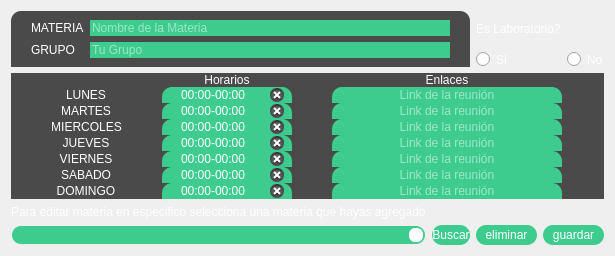
      <widget class="QWidget" name="page_2">
       <property name="styleSheet">
        <string notr="true">QWidget{
border-top-left-radius:0px;
border-top-right-radius:0px;
}

QLineEdit{

border-top-left-radius:10px;
border-top-right-radius:10px;

}</string>
       </property>
       <layout class="QGridLayout" name="gridLayout_8">
        <item row="0" column="0" colspan="2">
         <widget class="QFrame" name="frame">
          <property name="maximumSize">
           <size>
            <width>16777215</width>
            <height>70</height>
           </size>
          </property>
          <property name="styleSheet">
           <string notr="true">*{
background:#4A4A4A;
color:white;
 border-top-left-radius: 10px;
 border-top-right-radius: 10px;
 border-bottom-left-radius: 0px;
 border-bottom-right-radius: 0px;
}

QLineEdit{
 border-bottom-left-radius: 10px;
 border-bottom-right-radius: 10px;
background:#3DCC8E;
color:white;
}</string>
          </property>
          <property name="frameShape">
           <enum>QFrame::StyledPanel</enum>
          </property>
          <property name="frameShadow">
           <enum>QFrame::Raised</enum>
          </property>
          <layout class="QGridLayout" name="gridLayout_7">
           <property name="leftMargin">
            <number>20</number>
           </property>
           <property name="topMargin">
            <number>9</number>
           </property>
           <property name="rightMargin">
            <number>20</number>
           </property>
           <property name="bottomMargin">
            <number>9</number>
           </property>
           <item row="1" column="1">
            <widget class="QLineEdit" name="lineEdit_16">
             <property name="maximumSize">
              <size>
               <width>16777215</width>
               <height>30</height>
              </size>
             </property>
             <property name="placeholderText">
              <string>Tu Grupo </string>
             </property>
            </widget>
           </item>
           <item row="0" column="0">
            <widget class="QLabel" name="label_11">
             <property name="text">
              <string>MATERIA</string>
             </property>
            </widget>
           </item>
           <item row="1" column="0">
            <widget class="QLabel" name="label_12">
             <property name="text">
              <string>GRUPO</string>
             </property>
            </widget>
           </item>
           <item row="0" column="1">
            <widget class="QLineEdit" name="lineEdit_17">
             <property name="maximumSize">
              <size>
               <width>16777215</width>
               <height>30</height>
              </size>
             </property>
             <property name="placeholderText">
              <string>Nombre de la Materia</string>
             </property>
            </widget>
           </item>
          </layout>
         </widget>
        </item>
        <item row="1" column="0" colspan="4">
         <widget class="QFrame" name="frame_7">
          <property name="styleSheet">
           <string notr="true">

QFrame{
background:white;
}

QLineEdit{

background:rgb(170, 85, 255);
color:white;
}</string>
          </property>
          <property name="frameShape">
           <enum>QFrame::NoFrame</enum>
          </property>
          <property name="frameShadow">
           <enum>QFrame::Raised</enum>
          </property>
          <layout class="QGridLayout" name="gridLayout_4">
           <property name="leftMargin">
            <number>0</number>
           </property>
           <property name="topMargin">
            <number>0</number>
           </property>
           <property name="rightMargin">
            <number>0</number>
           </property>
           <property name="bottomMargin">
            <number>0</number>
           </property>
           <property name="spacing">
            <number>0</number>
           </property>
           <item row="0" column="1">
            <widget class="QFrame" name="frame_8">
             <property name="layoutDirection">
              <enum>Qt::LeftToRight</enum>
             </property>
             <property name="styleSheet">
              <string notr="true">QTimeEdit{
background:#3DCC8E;
color:black;

 border-top-right-radius: 15px;
 border-bottom-right-radius: 15px;
 border-bottom-left-radius:15px;



}

QLineEdit{
background:#3DCC8E;
color:white;
}

QFrame{
color:white;
background:#4A4A4A;
border-radius:0;
}</string>
             </property>
             <property name="frameShape">
              <enum>QFrame::NoFrame</enum>
             </property>
             <property name="frameShadow">
              <enum>QFrame::Plain</enum>
             </property>
             <layout class="QGridLayout" name="gridLayout_6">
              <property name="sizeConstraint">
               <enum>QLayout::SetMinimumSize</enum>
              </property>
              <property name="leftMargin">
               <number>0</number>
              </property>
              <property name="topMargin">
               <number>0</number>
              </property>
              <property name="rightMargin">
               <number>0</number>
              </property>
              <property name="bottomMargin">
               <number>0</number>
              </property>
              <property name="spacing">
               <number>0</number>
              </property>
              <item row="2" column="0">
               <widget class="QLabel" name="label_3">
                <property name="maximumSize">
                 <size>
                  <width>70</width>
                  <height>20</height>
                 </size>
                </property>
                <property name="text">
                 <string>LUNES</string>
                </property>
                <property name="alignment">
                 <set>Qt::AlignCenter</set>
                </property>
               </widget>
              </item>
              <item row="7" column="3">
               <widget class="QLineEdit" name="lineEdit_7">
                <property name="maximumSize">
                 <size>
                  <width>230</width>
                  <height>20</height>
                 </size>
                </property>
                <property name="alignment">
                 <set>Qt::AlignCenter</set>
                </property>
                <property name="placeholderText">
                 <string>Link de la reunión</string>
                </property>
                <property name="clearButtonEnabled">
                 <bool>true</bool>
                </property>
               </widget>
              </item>
              <item row="2" column="1">
               <widget class="QLineEdit" name="linLunes">
                <property name="maximumSize">
                 <size>
                  <width>130</width>
                  <height>30</height>
                 </size>
                </property>
                <property name="text">
                 <string>00:00-00:00</string>
                </property>
                <property name="maxLength">
                 <number>11</number>
                </property>
                <property name="echoMode">
                 <enum>QLineEdit::Normal</enum>
                </property>
                <property name="alignment">
                 <set>Qt::AlignCenter</set>
                </property>
                <property name="placeholderText">
                 <string>horario del lunes</string>
                </property>
                <property name="clearButtonEnabled">
                 <bool>true</bool>
                </property>
               </widget>
              </item>
              <item row="3" column="0">
               <widget class="QLabel" name="label_2">
                <property name="maximumSize">
                 <size>
                  <width>70</width>
                  <height>20</height>
                 </size>
                </property>
                <property name="text">
                 <string>MARTES</string>
                </property>
                <property name="alignment">
                 <set>Qt::AlignCenter</set>
                </property>
               </widget>
              </item>
              <item row="5" column="0">
               <widget class="QLabel" name="label_5">
                <property name="maximumSize">
                 <size>
                  <width>70</width>
                  <height>20</height>
                 </size>
                </property>
                <property name="text">
                 <string>JUEVES</string>
                </property>
                <property name="alignment">
                 <set>Qt::AlignCenter</set>
                </property>
               </widget>
              </item>
              <item row="8" column="1">
               <widget class="QLineEdit" name="lineDomingo">
                <property name="maximumSize">
                 <size>
                  <width>130</width>
                  <height>30</height>
                 </size>
                </property>
                <property name="text">
                 <string>00:00-00:00</string>
                </property>
                <property name="maxLength">
                 <number>11</number>
                </property>
                <property name="alignment">
                 <set>Qt::AlignCenter</set>
                </property>
                <property name="clearButtonEnabled">
                 <bool>true</bool>
                </property>
               </widget>
              </item>
              <item row="6" column="3">
               <widget class="QLineEdit" name="lineEdit_6">
                <property name="maximumSize">
                 <size>
                  <width>230</width>
                  <height>20</height>
                 </size>
                </property>
                <property name="alignment">
                 <set>Qt::AlignCenter</set>
                </property>
                <property name="placeholderText">
                 <string>Link de la reunión</string>
                </property>
                <property name="clearButtonEnabled">
                 <bool>true</bool>
                </property>
               </widget>
              </item>
              <item row="6" column="1">
               <widget class="QLineEdit" name="lineViernes">
                <property name="maximumSize">
                 <size>
                  <width>130</width>
                  <height>30</height>
                 </size>
                </property>
                <property name="text">
                 <string>00:00-00:00</string>
                </property>
                <property name="maxLength">
                 <number>11</number>
                </property>
                <property name="alignment">
                 <set>Qt::AlignCenter</set>
                </property>
                <property name="clearButtonEnabled">
                 <bool>true</bool>
                </property>
               </widget>
              </item>
              <item row="2" column="3">
               <widget class="QLineEdit" name="lineEdit_2">
                <property name="enabled">
                 <bool>true</bool>
                </property>
                <property name="maximumSize">
                 <size>
                  <width>230</width>
                  <height>20</height>
                 </size>
                </property>
                <property name="alignment">
                 <set>Qt::AlignCenter</set>
                </property>
                <property name="placeholderText">
                 <string>Link de la reunión</string>
                </property>
                <property name="clearButtonEnabled">
                 <bool>true</bool>
                </property>
               </widget>
              </item>
              <item row="5" column="3">
               <widget class="QLineEdit" name="lineEdit_5">
                <property name="maximumSize">
                 <size>
                  <width>230</width>
                  <height>20</height>
                 </size>
                </property>
                <property name="alignment">
                 <set>Qt::AlignCenter</set>
                </property>
                <property name="placeholderText">
                 <string>Link de la reunión</string>
                </property>
                <property name="clearButtonEnabled">
                 <bool>true</bool>
                </property>
               </widget>
              </item>
              <item row="8" column="3">
               <widget class="QLineEdit" name="lineEdit_8">
                <property name="maximumSize">
                 <size>
                  <width>230</width>
                  <height>20</height>
                 </size>
                </property>
                <property name="alignment">
                 <set>Qt::AlignCenter</set>
                </property>
                <property name="placeholderText">
                 <string>Link de la reunión</string>
                </property>
                <property name="clearButtonEnabled">
                 <bool>true</bool>
                </property>
               </widget>
              </item>
              <item row="5" column="1">
               <widget class="QLineEdit" name="lineJueves">
                <property name="maximumSize">
                 <size>
                  <width>130</width>
                  <height>30</height>
                 </size>
                </property>
                <property name="text">
                 <string>00:00-00:00</string>
                </property>
                <property name="maxLength">
                 <number>11</number>
                </property>
                <property name="alignment">
                 <set>Qt::AlignCenter</set>
                </property>
                <property name="clearButtonEnabled">
                 <bool>true</bool>
                </property>
               </widget>
              </item>
              <item row="7" column="1">
               <widget class="QLineEdit" name="lineSabado">
                <property name="maximumSize">
                 <size>
                  <width>130</width>
                  <height>30</height>
                 </size>
                </property>
                <property name="text">
                 <string>00:00-00:00</string>
                </property>
                <property name="maxLength">
                 <number>11</number>
                </property>
                <property name="alignment">
                 <set>Qt::AlignCenter</set>
                </property>
                <property name="clearButtonEnabled">
                 <bool>true</bool>
                </property>
               </widget>
              </item>
              <item row="7" column="0">
               <widget class="QLabel" name="label_7">
                <property name="maximumSize">
                 <size>
                  <width>70</width>
                  <height>20</height>
                 </size>
                </property>
                <property name="text">
                 <string>SABADO</string>
                </property>
                <property name="alignment">
                 <set>Qt::AlignCenter</set>
                </property>
               </widget>
              </item>
              <item row="1" column="3">
               <widget class="QLabel" name="label_18">
                <property name="maximumSize">
                 <size>
                  <width>16777215</width>
                  <height>20</height>
                 </size>
                </property>
                <property name="text">
                 <string>Enlaces</string>
                </property>
                <property name="alignment">
                 <set>Qt::AlignCenter</set>
                </property>
               </widget>
              </item>
              <item row="4" column="1">
               <widget class="QLineEdit" name="linMiercoles">
                <property name="maximumSize">
                 <size>
                  <width>130</width>
                  <height>30</height>
                 </size>
                </property>
                <property name="text">
                 <string>00:00-00:00</string>
                </property>
                <property name="maxLength">
                 <number>11</number>
                </property>
                <property name="alignment">
                 <set>Qt::AlignCenter</set>
                </property>
                <property name="clearButtonEnabled">
                 <bool>true</bool>
                </property>
               </widget>
              </item>
              <item row="6" column="0">
               <widget class="QLabel" name="label_6">
                <property name="maximumSize">
                 <size>
                  <width>70</width>
                  <height>20</height>
                 </size>
                </property>
                <property name="text">
                 <string>VIERNES</string>
                </property>
                <property name="alignment">
                 <set>Qt::AlignCenter</set>
                </property>
               </widget>
              </item>
              <item row="3" column="1">
               <widget class="QLineEdit" name="lineMartes">
                <property name="maximumSize">
                 <size>
                  <width>130</width>
                  <height>30</height>
                 </size>
                </property>
                <property name="text">
                 <string>00:00-00:00</string>
                </property>
                <property name="maxLength">
                 <number>11</number>
                </property>
                <property name="alignment">
                 <set>Qt::AlignCenter</set>
                </property>
                <property name="clearButtonEnabled">
                 <bool>true</bool>
                </property>
               </widget>
              </item>
              <item row="8" column="0">
               <widget class="QLabel" name="label_8">
                <property name="maximumSize">
                 <size>
                  <width>70</width>
                  <height>20</height>
                 </size>
                </property>
                <property name="text">
                 <string>DOMINGO</string>
                </property>
                <property name="alignment">
                 <set>Qt::AlignCenter</set>
                </property>
               </widget>
              </item>
              <item row="4" column="0">
               <widget class="QLabel" name="label_4">
                <property name="maximumSize">
                 <size>
                  <width>79</width>
                  <height>20</height>
                 </size>
                </property>
                <property name="text">
                 <string>MIERCOLES</string>
                </property>
                <property name="alignment">
                 <set>Qt::AlignCenter</set>
                </property>
               </widget>
              </item>
              <item row="4" column="3">
               <widget class="QLineEdit" name="lineEdit_4">
                <property name="maximumSize">
                 <size>
                  <width>230</width>
                  <height>20</height>
                 </size>
                </property>
                <property name="alignment">
                 <set>Qt::AlignCenter</set>
                </property>
                <property name="placeholderText">
                 <string>Link de la reunión</string>
                </property>
                <property name="clearButtonEnabled">
                 <bool>true</bool>
                </property>
               </widget>
              </item>
              <item row="3" column="3">
               <widget class="QLineEdit" name="lineEdit_3">
                <property name="maximumSize">
                 <size>
                  <width>230</width>
                  <height>20</height>
                 </size>
                </property>
                <property name="alignment">
                 <set>Qt::AlignCenter</set>
                </property>
                <property name="placeholderText">
                 <string>Link de la reunión</string>
                </property>
                <property name="clearButtonEnabled">
                 <bool>true</bool>
                </property>
               </widget>
              </item>
              <item row="1" column="1">
               <widget class="QLabel" name="label_19">
                <property name="text">
                 <string>Horarios</string>
                </property>
                <property name="alignment">
                 <set>Qt::AlignCenter</set>
                </property>
               </widget>
              </item>
             </layout>
            </widget>
           </item>
          </layout>
         </widget>
        </item>
        <item row="4" column="3">
         <widget class="QPushButton" name="pushButton_5">
          <property name="sizePolicy">
           <sizepolicy hsizetype="Preferred" vsizetype="Fixed">
            <horstretch>0</horstretch>
            <verstretch>0</verstretch>
           </sizepolicy>
          </property>
          <property name="maximumSize">
           <size>
            <width>110</width>
            <height>30</height>
           </size>
          </property>
          <property name="styleSheet">
           <string notr="true">*{
background:#3DCC8E;
color:white;
border-radius:10px;

}</string>
          </property>
          <property name="text">
           <string>guardar</string>
          </property>
          <property name="flat">
           <bool>false</bool>
          </property>
         </widget>
        </item>
        <item row="3" column="0">
         <widget class="QLabel" name="label_20">
          <property name="maximumSize">
           <size>
            <width>16777215</width>
            <height>15</height>
           </size>
          </property>
          <property name="styleSheet">
           <string notr="true">color:white;</string>
          </property>
          <property name="text">
           <string>Para editar materia en especifico selecciona una materia que hayas agregado</string>
          </property>
         </widget>
        </item>
        <item row="4" column="1">
         <widget class="QPushButton" name="pushButton_6">
          <property name="maximumSize">
           <size>
            <width>16777215</width>
            <height>30</height>
           </size>
          </property>
          <property name="styleSheet">
           <string notr="true">*{
background:#3DCC8E;
color:white;
border-radius:10px;

}</string>
          </property>
          <property name="text">
           <string>Buscar</string>
          </property>
         </widget>
        </item>
        <item row="4" column="2">
         <widget class="QPushButton" name="pushButton_7">
          <property name="maximumSize">
           <size>
            <width>16777215</width>
            <height>30</height>
           </size>
          </property>
          <property name="toolTip">
           <string>Busca una materia antes</string>
          </property>
          <property name="styleSheet">
           <string notr="true">*{
background:#3DCC8E;
color:white;
border-radius:10px;

}</string>
          </property>
          <property name="text">
           <string>eliminar</string>
          </property>
         </widget>
        </item>
        <item row="4" column="0">
         <widget class="QComboBox" name="comboBox">
          <property name="cursor">
           <cursorShape>PointingHandCursor</cursorShape>
          </property>
          <property name="contextMenuPolicy">
           <enum>Qt::DefaultContextMenu</enum>
          </property>
          <property name="styleSheet">
           <string notr="true">QComboBox::drop-down 
{
    border: 0px;
}
QComboBox{
border:2px solid transparent;
background:#3DCC8E;
color:white;
border-radius:10px;

}


QComboBox::down-arrow{
	background:white;
    width: 14px;
    height: 14px;
border-radius:6;
}
</string>
          </property>
          <property name="editable">
           <bool>false</bool>
          </property>
          <property name="currentText">
           <string/>
          </property>
          <property name="duplicatesEnabled">
           <bool>false</bool>
          </property>
          <property name="frame">
           <bool>true</bool>
          </property>
         </widget>
        </item>
        <item row="0" column="2" colspan="2">
         <widget class="QFrame" name="frame_9">
          <property name="styleSheet">
           <string notr="true">*{
color:white;
}</string>
          </property>
          <property name="frameShape">
           <enum>QFrame::StyledPanel</enum>
          </property>
          <property name="frameShadow">
           <enum>QFrame::Raised</enum>
          </property>
          <layout class="QGridLayout" name="gridLayout_2">
           <property name="leftMargin">
            <number>0</number>
           </property>
           <property name="topMargin">
            <number>0</number>
           </property>
           <property name="rightMargin">
            <number>0</number>
           </property>
           <property name="bottomMargin">
            <number>0</number>
           </property>
           <item row="2" column="0">
            <widget class="QRadioButton" name="radioButton">
             <property name="maximumSize">
              <size>
               <width>50</width>
               <height>16777215</height>
              </size>
             </property>
             <property name="text">
              <string>Si</string>
             </property>
            </widget>
           </item>
           <item row="2" column="1">
            <widget class="QRadioButton" name="radioButton_2">
             <property name="maximumSize">
              <size>
               <width>50</width>
               <height>16777215</height>
              </size>
             </property>
             <property name="text">
              <string>No</string>
             </property>
            </widget>
           </item>
           <item row="1" column="0">
            <widget class="QLabel" name="label_23">
             <property name="maximumSize">
              <size>
               <width>130</width>
               <height>16777215</height>
              </size>
             </property>
             <property name="text">
              <string>Es Laboratorio?</string>
             </property>
            </widget>
           </item>
           <item row="1" column="1">
            <widget class="QLabel" name="label_21">
             <property name="maximumSize">
              <size>
               <width>40</width>
               <height>40</height>
              </size>
             </property>
             <property name="text">
              <string/>
             </property>
             <property name="pixmap">
              <pixmap resource="source/AA.qrc">:/imagenes/quimica.png</pixmap>
             </property>
             <property name="scaledContents">
              <bool>true</bool>
             </property>
            </widget>
           </item>
          </layout>
         </widget>
        </item>
       </layout>
      </widget>
